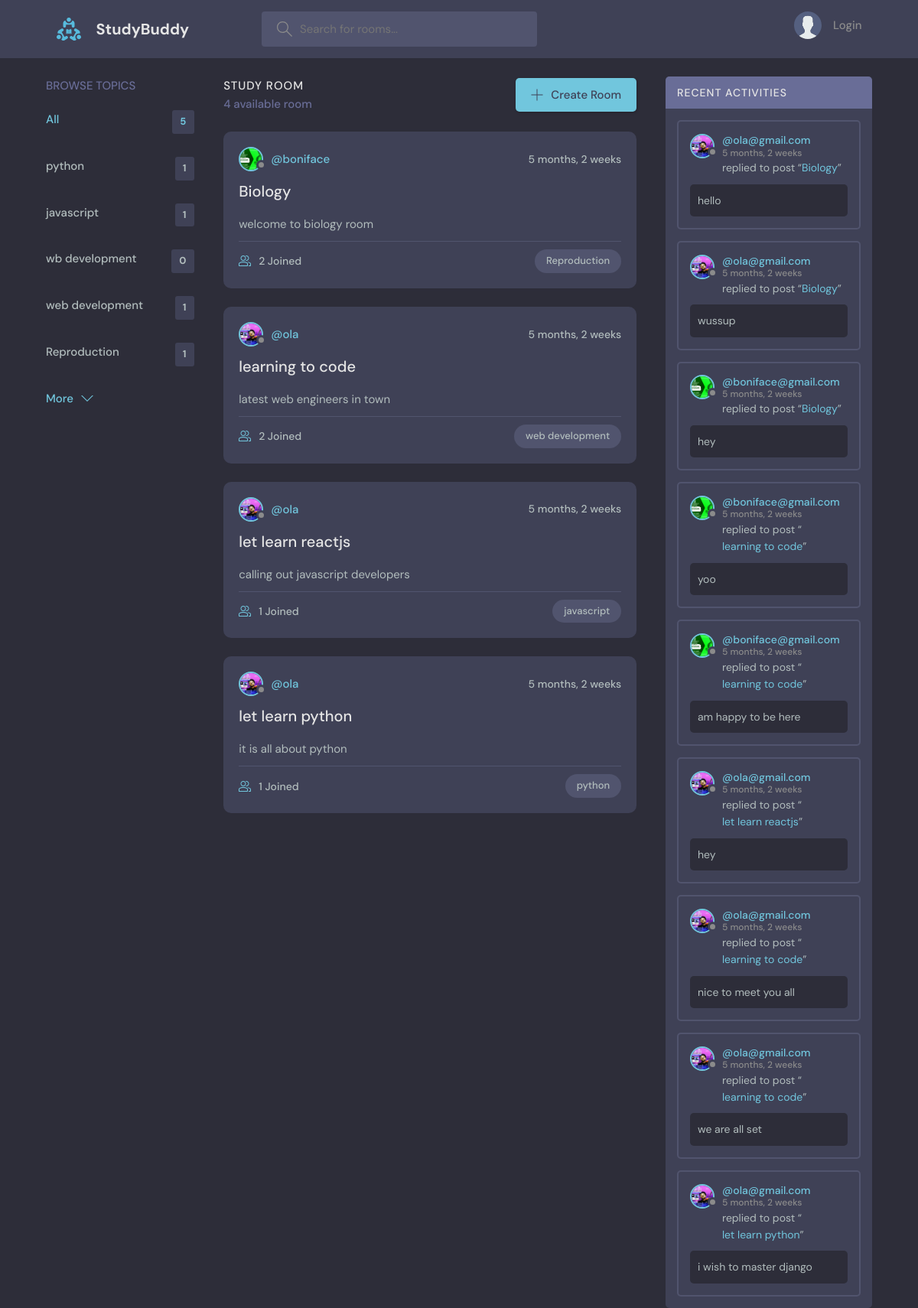
The page / on the database its author committed.
### base/models.py (models this page shows, shortened)
class Topic(models.Model):
    name = models.CharField(max_length=200)

class Room(models.Model):
    host = models.ForeignKey(User, on_delete=models.SET_NULL, null=True)
    participant = models.ManyToManyField(User,related_name="participants", blank=True)
    topic = models.ForeignKey(Topic, on_delete=models.SET_NULL, null=True)
    name = models.CharField(max_length=200)
    description = models.TextField(null=True, blank=True)
    updated = models.DateTimeField(auto_now=True)
    created = models.DateTimeField(auto_now_add=True)
    class Meta:
        ordering = ['-updated', '-created']
    def __str__(self):
        return self.name

class User(AbstractUser):
    name = models.CharField(max_length=200, null=True)
    email = models.EmailField(unique=True, null=True)
    bio = models.TextField(null=True)
    school = models.CharField(max_length=200, null=True)
    avatar = models.ImageField(null=True, default='avatar.svg')
    USERNAME_FIELD = 'email'
    REQUIRED_FIELDS = []

class Message(models.Model):
    user = models.ForeignKey(User, on_delete=models.CASCADE)
    room = models.ForeignKey(Room, on_delete=models.CASCADE)
    body = models.TextField()
    updated = models.DateTimeField(auto_now=True)
    created = models.DateTimeField(auto_now_add=True)
    class Meta:
        ordering = ['-updated', '-created']

### base/views.py (the view)
# urls.py: path('', home, name="home"),
def home(request):
    q = request.GET.get('q') if request.GET.get('q') !=None else ""
    rooms = Room.objects.filter(
        Q(topic__name__icontains=q) | Q(name__icontains=q) |
        Q(description__icontains=q) | Q(host__username__icontains=q))
    topic = Topic.objects.all()[0:5]
    room_count = rooms.count()
    room_messages = Message.objects.filter(Q(room__topic__name__icontains=q))
    context = { 'rooms': rooms,
                'topics': topic,
                'room_count': room_count,
                "room_messages":room_messages}
    return render(request, 'base/home.html', context)

### base/templates/base/home.html (shortened to what this page needs)
{% extends 'main.html' %}
{% block content %}
    <main class="layout layout--3">
      <div class="container">
        {% include 'base/topics_components.html' %}
        <div class="roomList">
          <div class="roomList__header">
            <div>
              <h2>Study Room</h2>
              <p>{{room_count}} available room </p>
            </div>
            <a class="btn btn--main" href="{% url 'create-room' %}">
              <svg version="1.1" xmlns="http://www.w3.org/2000/svg" width="32" height="32" viewBox="0 0 32 32">
                <title>add</title>
                <path
                  d="M16.943 0.943h-1.885v14.115h-14.115v1.885h14.115v14.115h1.885v-14.115h14.115v-1.885h-14.115v-14.115z"
                ></path>
              </svg>
              Create Room
            </a>
          </div>
          {% include 'base/feed_components.html' %}
        </div>
         {% include 'base/activity_components.html' %}
        </div>
    </main>
{% endblock content %}

### base/templates/base/topics_components.html
<div class="topics">
    <div class="topics__header">
      <h2>Browse Topics</h2>
    </div>
    <ul class="topics__list">
      <li>
        <a href="{% url 'home' %} " class="active">All <span>{{topics.count}}</span></a>
      </li>
      {% for topic in topics %}
      <li>
        <a href="{% url 'home' %}?q={{topic.name}} ">{{topic.name}} <span>{{topic.room_set.all.count}}</span></a>
      </li>
      {% endfor%}
    </ul>
    <a class="btn btn--link" href="{% url 'topics' %}">
      More
      <svg version="1.1" xmlns="http://www.w3.org/2000/svg" width="32" height="32" viewBox="0 0 32 32">
        <title>chevron-down</title>
        <path d="M16 21l-13-13h-3l16 16 16-16h-3l-13 13z"></path>
      </svg>
    </a>
  </div>

### base/templates/base/feed_components.html (shortened to what this page needs)
{% for room in rooms %}
<div class="roomListRoom">
  <div class="roomListRoom__header">
    <a href="{% url 'profile' room.host.id %}" class="roomListRoom__author">
      <div class="avatar avatar--small">
        <img src={{room.host.avatar.url }} />
      </div>
      <span>@{{room.host.username}}</span>
    </a>
    <div class="roomListRoom__actions">
      <span>{{room.created|timesince}}</span>
    </div>
  </div>
  <div class="roomListRoom__content">
    <a href="{% url 'room' room.id %}">{{room.name}}</a>
    <p>
        {{room.description}}
    </p>
  </div>
  <div class="roomListRoom__meta">
    <a href="{% url 'room' room.id  %}" class="roomListRoom__joined">
       {{room.participant.all.count}} Joined
    </a>
    <p class="roomListRoom__topic">{{room.topic.name}}</p>
  </div>
</div>
{% endfor %}

### base/templates/base/activity_components.html (shortened to what this page needs)
<div class="activities">
    <div class="activities__header">
      <h2>Recent Activities</h2>
    </div>
    {% for message in room_messages %}
    <div class="activities__box">
      <div class="activities__boxHeader roomListRoom__header">
        <a href="{% url 'profile' message.user.id %}" class="roomListRoom__author">
          <div class="avatar avatar--small">
            <img src={{message.user.avatar.url }} />
          </div>
          <p>
            @{{message.user}}
            <span>{{message.created|timesince}}</span>
          </p>
        </a>
      </div>
      <div class="activities__boxContent">
        <p>replied to post “<a href="{% url 'room' message.room.id %}">{{message.room}}</a>”</p>
        <div class="activities__boxRoomContent">
         {{message.body}}
        </div>
      </div>
    </div>
      {% endfor %}
    </div>

### rows shown on the page
Topic: name "python", room_set.all.count "1"
Topic: name "javascript", room_set.all.count "1"
Topic: name "wb development", room_set.all.count "0"
Topic: name "web development", room_set.all.count "1"
Topic: name "Reproduction", room_set.all.count "1"
Room: host.avatar (picture), host.username "boniface", created "5 months, 2 weeks", name "Biology", description "welcome to biology room", participant.all.count "2", topic.name "Reproduction"
Room: host.avatar (picture), host.username "ola", created "5 months, 2 weeks", name "learning to code", description "latest web engineers in town", participant.all.count "2", topic.name "web development"
Room: host.avatar (picture), host.username "ola", created "5 months, 2 weeks", name "let learn reactjs", description "calling out javascript developers", participant.all.count "1", topic.name "javascript"
Room: host.avatar (picture), host.username "ola", created "5 months, 2 weeks", name "let learn python", description "it is all about python", participant.all.count "1", topic.name "python"
Message: user.avatar (picture), user "ola@gmail.com", created "5 months, 2 weeks", room "Biology", body "hello"
Message: user.avatar (picture), user "ola@gmail.com", created "5 months, 2 weeks", room "Biology", body "wussup"
Message: user.avatar (picture), user "boniface@gmail.com", created "5 months, 2 weeks", room "Biology", body "hey"
Message: user.avatar (picture), user "boniface@gmail.com", created "5 months, 2 weeks", room "learning to code", body "yoo"
Message: user.avatar (picture), user "boniface@gmail.com", created "5 months, 2 weeks", room "learning to code", body "am happy to be here"
Message: user.avatar (picture), user "ola@gmail.com", created "5 months, 2 weeks", room "let learn reactjs", body "hey"
Message: user.avatar (picture), user "ola@gmail.com", created "5 months, 2 weeks", room "learning to code", body "nice to meet you all"
Message: user.avatar (picture), user "ola@gmail.com", created "5 months, 2 weeks", room "learning to code", body "we are all set"
Message: user.avatar (picture), user "ola@gmail.com", created "5 months, 2 weeks", room "let learn python", body "i wish to master django"

### other values the page prints
{{ topics.count }} "5"
{{ room_count }} "4"
